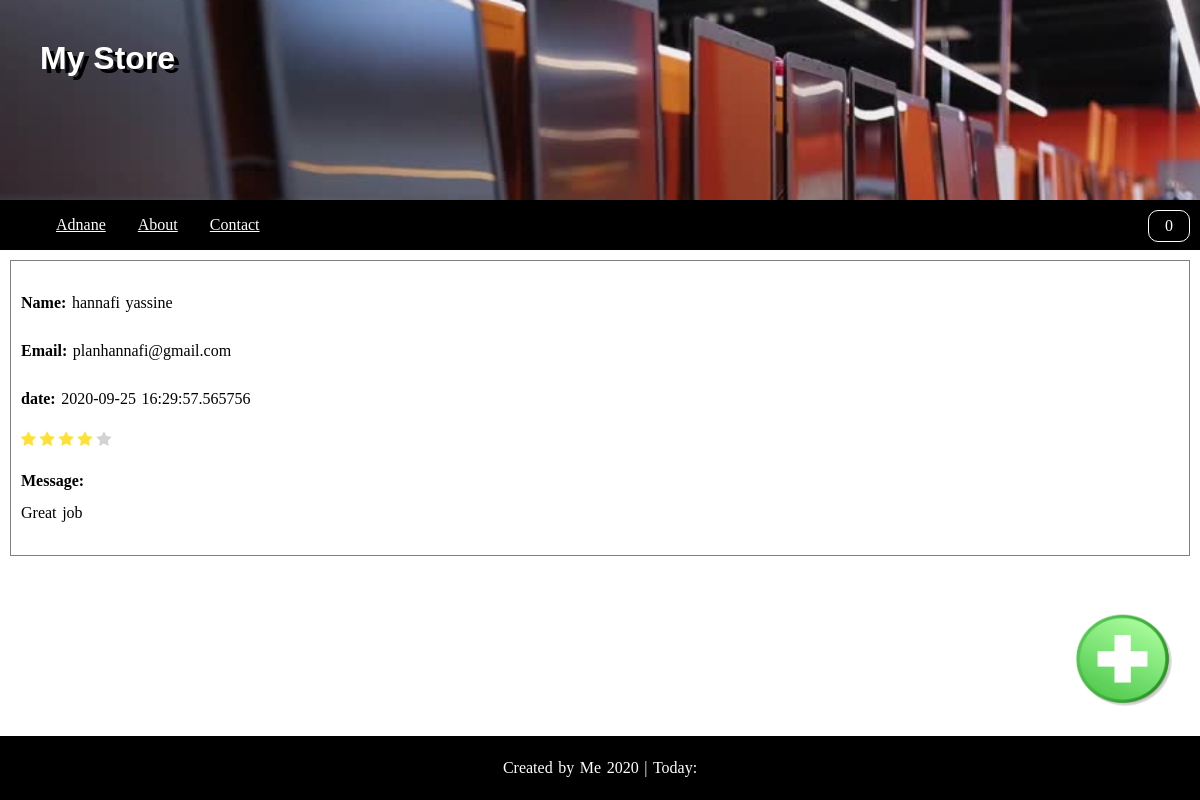
The app's page /contact with its own data.
### server.py (models this page shows)
class Message(db.Model):
    id=db.Column(db.Integer,primary_key=True)
    nom=db.Column(db.String(20),nullable=False)
    mail=db.Column(db.String(20),nullable=False)
    mdate=db.Column(db.DateTime,default=datetime.datetime.utcnow)
    rate=db.Column(db.Integer,nullable=False)
    message=db.Column(db.Text,nullable=False)

### server.py (the view, shortened to what this page needs)
@app.route("/contact",methods=['GET','POST'])
def contact():
    valid=False
    messages=Message.query.all()
    return  render_template("contact.html",valid=valid,messages=messages[::-1])

### templates/contact.html (shortened to what this page needs)
{% extends "base.html" %}
{% block content%}
    <div>
            <img src="static/images/add.png" alt="" id="add">
            {% for msg in messages %}
            <div class='msg'>
                <p><b>Name:</b> {{msg.nom}}</p>
                <p><b>Email:</b> {{msg.mail}}</p>
                <p> <b>date:</b> {{msg.mdate}}</p>
                <div class="main">
                    {% for i in range(msg.rate) %}
                    <i class="fa fa-star checked"></i>
                    {% endfor %}
                    {% for i in range(5-msg.rate) %}
                    <i class="fa fa-star unchecked"></i>
                    {% endfor %}
                    </div>
                <p><b>Message:</b><br> {{msg.message}}</p>
            </div>
            {% endfor %}
    </div>
    <br>
    <br>
{% endblock content%}

### static/css/style.css (style rules this page uses)
body { margin: 0px; }
img { max-width: 80%; max-height: 80%; }
.msg { margin: 10px; border: 1px solid gray; padding: 10px; }
p { line-height: 2; word-spacing: 0.1rem; }
#add { position: fixed; right: 25px; bottom: 90px; width: 100px; height: 100px; cursor: pointer; }
.checked { color: #ffe135; }
.unchecked { color: #D3D3D3; }

### records on screen
Message: nom "hannafi yassine", mail "planhannafi@gmail.com", mdate "2020-09-25 16:29:57.565756", rate 4 (drawn), message "Great job"
